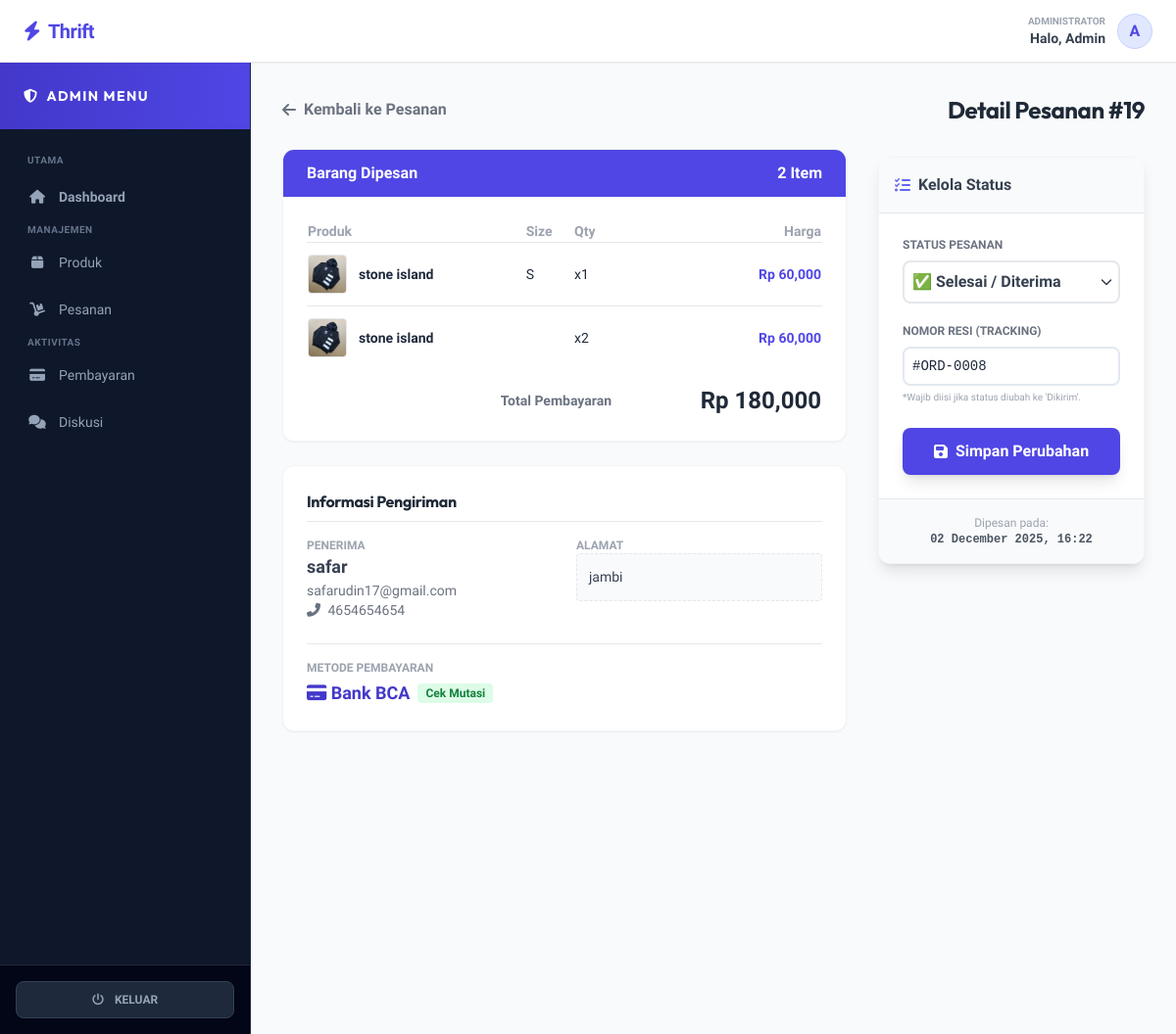
/admin/order-detail?id=19 (signed in), run on the app's committed database.
### tables this page shows
CREATE TABLE `orders` (
  `id` int(11) NOT NULL,
  `user_id` int(11) NOT NULL,
  `total_price` decimal(10,2) NOT NULL,
  `status` enum('pending','waiting_confirmation','packed','sent','completed','cancelled') DEFAULT 'pending',
  `shipping_address` text DEFAULT NULL,
  `tracking_number` varchar(100) DEFAULT NULL,
  `created_at` timestamp NOT NULL DEFAULT current_timestamp(),
  `payment_method` varchar(50) DEFAULT 'Transfer Bank'
);

CREATE TABLE `order_items` (
  `id` int(11) NOT NULL,
  `order_id` int(11) NOT NULL,
  `product_id` int(11) NOT NULL,
  `qty` int(11) NOT NULL,
  `price` decimal(10,2) NOT NULL,
  `size` varchar(20) DEFAULT NULL
);

CREATE TABLE `products` (
  `id` int(11) NOT NULL,
  `name` varchar(255) NOT NULL,
  `description` text DEFAULT NULL,
  `price` decimal(10,2) NOT NULL,
  `category` varchar(50) DEFAULT NULL,
  `size` varchar(10) DEFAULT NULL,
  `stock` int(11) DEFAULT 1,
  `image` varchar(255) DEFAULT NULL,
  `created_at` timestamp NOT NULL DEFAULT current_timestamp(),
  `discount_price` decimal(10,2) DEFAULT 0.00
);

CREATE TABLE `users` (
  `id` int(11) NOT NULL,
  `name` varchar(100) NOT NULL,
  `email` varchar(100) NOT NULL,
  `password` varchar(255) NOT NULL,
  `role` enum('admin','user') DEFAULT 'user',
  `created_at` timestamp NOT NULL DEFAULT current_timestamp(),
  `phone` varchar(20) DEFAULT NULL,
  `address` text DEFAULT NULL
);

### app/Controllers/AdminController.php (called while the page is built, shortened)
<?php
class AdminController {
    public function orderDetail() {
        $id = $_GET['id'];
        $db = (new Database())->getConnection();
        $stmtOrder = $db->prepare("SELECT orders.*, users.name, users.email, users.phone, users.address FROM orders JOIN users ON orders.user_id = users.id WHERE orders.id = ?");
        $stmtOrder->execute([$id]);
        $order = $stmtOrder->fetch(PDO::FETCH_ASSOC);
        $stmtItems = $db->prepare("SELECT order_items.qty, order_items.price, order_items.size, products.name, products.image FROM order_items JOIN products ON order_items.product_id = products.id WHERE order_items.order_id = ?");
        $stmtItems->execute([$id]);
        $items = $stmtItems->fetchAll(PDO::FETCH_ASSOC);
        require_once ROOT_PATH . '/views/admin/order_detail.php';
    }
}
?>

### public/index.php (called while the page is built, shortened)
<?php
require_once ROOT_PATH . '/app/Controllers/AdminController.php';
$router = new Router();
$router->add('/', 'HomeController', 'index');
$router->add('/product', 'ProductController', 'detail');
$router->add('/login', 'AuthController', 'login');
$router->add('/register', 'AuthController', 'register');
$router->add('/logout', 'AuthController', 'logout');
$router->add('/account', 'AuthController', 'account');
$router->add('/orders', 'AuthController', 'orders');
$router->add('/profile/edit', 'AuthController', 'editProfile');
$router->add('/profile/update', 'AuthController', 'updateProfile');
$router->add('/cart', 'CartController', 'index');
$router->add('/cart/add', 'CartController', 'add');
$router->add('/cart/remove', 'CartController', 'remove');
$router->add('/cart/clear', 'CartController', 'clear');
$router->add('/cart/buy-now', 'CartController', 'buyNow');
$router->add('/checkout', 'CartController', 'checkout');
$router->add('/checkout/process', 'CartController', 'processCheckout');
$router->add('/payment', 'CartController', 'payment');
$router->add('/order/confirm-payment', 'CartController', 'confirmPayment');
$router->add('/wishlist', 'WishlistController', 'index');
$router->add('/wishlist/toggle', 'WishlistController', 'toggle');
$router->add('/discussion/send', 'DiscussionController', 'send');
$router->add('/review/submit', 'ReviewController', 'submit');
$router->add('/admin', 'AdminController', 'index');
$router->add('/admin/products', 'AdminController', 'products');
$router->add('/admin/create', 'AdminController', 'create');
$router->add('/admin/store', 'AdminController', 'store');
$router->add('/admin/edit', 'AdminController', 'edit');
$router->add('/admin/update', 'AdminController', 'update');
$router->add('/admin/delete', 'AdminController', 'delete');
$router->add('/admin/orders', 'AdminController', 'orders');
$router->add('/admin/order-detail', 'AdminController', 'orderDetail');
$router->add('/admin/order-update', 'AdminController', 'updateOrder');
$router->add('/admin/delete-order', 'AdminController', 'deleteOrder');
$router->add('/admin/order/accept', 'AdminController', 'acceptPayment');
$router->add('/admin/payments', 'AdminController', 'payments');
$router->add('/admin/payments/create', 'AdminController', 'createPayment');
$router->add('/admin/payments/store', 'AdminController', 'storePayment');
$router->add('/admin/payments/edit', 'AdminController', 'editPayment');
$router->add('/admin/payments/update', 'AdminController', 'updatePayment');
$router->add('/admin/payments/delete', 'AdminController', 'deletePayment');
$router->add('/admin/discussions', 'AdminController', 'discussions');
$router->add('/admin/reply', 'AdminController', 'replyChat');
$router->dispatch($_SERVER['REQUEST_URI']);
?>

### views/admin/order_detail.php (the view, shortened to what this page needs)
<?php include ROOT_PATH . '/views/layouts/header.php'; ?>
<div class="flex h-screen pt-16 bg-gray-50 overflow-hidden">
    <?php include ROOT_PATH . '/views/layouts/admin_sidebar.php'; ?>
    <div class="flex-1 flex flex-col lg:ml-64 h-full relative w-full overflow-y-auto custom-scroll">
        <main class="flex-1 p-8 fade-in pb-24">
            <div class="mb-6 flex justify-between items-center">
                <a href="/admin/orders" class="text-gray-500 hover:text-indigo-600 font-bold flex items-center gap-2 transition">
                    <i class="fas fa-arrow-left"></i> Kembali ke Pesanan
                </a>
                <h1 class="text-2xl font-bold text-gray-800">Detail Pesanan #<?= $order['id'] ?></h1>
            </div>
            <div class="grid grid-cols-1 lg:grid-cols-3 gap-8">
                <div class="lg:col-span-2 space-y-6">
                    <div class="bg-white rounded-xl shadow-sm border border-gray-100 overflow-hidden">
                        <div class="bg-indigo-600 px-6 py-3 text-white font-bold flex justify-between">
                            <span>Barang Dipesan</span>
                            <span><?= count($items) ?> Item</span>
                        </div>
                        <div class="p-6">
                            <table class="w-full text-sm text-left">
                                <thead class="text-gray-400 border-b"><tr><th>Produk</th><th>Size</th><th>Qty</th><th class="text-right">Harga</th></tr></thead>
                                <tbody class="divide-y">
                                    <?php foreach($items as $item): ?>
                                    <tr>
                                        <td class="py-3 font-bold flex items-center gap-3">
                                            <img src="<?= $item['image'] ?>" class="w-10 h-10 rounded border object-cover">
                                            <?= $item['name'] ?>
                                        </td>
                                        <td><?= $item['size'] ?></td>
                                        <td>x<?= $item['qty'] ?></td>
                                        <td class="text-right text-indigo-600 font-bold">Rp <?= number_format($item['price']) ?></td>
                                    </tr>
                                    <?php endforeach; ?>
                                </tbody>
                                <tfoot>
                                    <tr>
                                        <td colspan="3" class="pt-4 text-right font-bold text-gray-500">Total Pembayaran</td>
                                        <td class="pt-4 text-right font-bold text-2xl text-gray-800">Rp <?= number_format($order['total_price']) ?></td>
                                    </tr>
                                </tfoot>
                            </table>
                        </div>
                    </div>
                    <div class="bg-white rounded-xl shadow-sm border border-gray-100 p-6">
                        <h3 class="font-bold text-gray-800 mb-4 border-b pb-2">Informasi Pengiriman</h3>
                        <div class="grid grid-cols-2 gap-6">
                            <div>
                                <p class="text-xs text-gray-400 font-bold uppercase">Penerima</p>
                                <p class="font-bold text-lg text-gray-700"><?= $order['name'] ?></p>
                                <p class="text-sm text-gray-500"><?= $order['email'] ?></p>
                                <p class="text-sm text-gray-500"><i class="fas fa-phone-alt mr-1"></i> <?= $order['phone'] ?? '-' ?></p>
                            </div>
                            <div>
                                <p class="text-xs text-gray-400 font-bold uppercase">Alamat</p>
                                <div class="text-sm bg-gray-50 p-3 rounded border border-dashed text-gray-700 leading-relaxed">
                                    <?= $order['address'] ?? '<span class="text-red-500 italic">Alamat kosong</span>' ?>
                                </div>
                            </div>
                        </div>
                        <div class="mt-6 border-t pt-4">
                            <p class="text-xs text-gray-400 uppercase font-bold mb-1">Metode Pembayaran</p>
                            <div class="flex flex-col md:flex-row justify-between items-center gap-4">
                                <div class="flex items-center gap-2">
                                    <span class="font-bold text-indigo-700 text-lg"><i class="fas fa-credit-card"></i> <?= $order['payment_method'] ?></span>
                                    <?php if($order['payment_method'] == 'COD'): ?>
                                        <span class="bg-orange-100 text-orange-700 px-2 py-0.5 rounded text-xs font-bold">Wajib Tagih</span>
                                    <?php else: ?>
                                        <span class="bg-green-100 text-green-700 px-2 py-0.5 rounded text-xs font-bold">Cek Mutasi</span>
                                    <?php endif; ?>
                                </div>
                            </div>
                        </div>
                    </div>
                </div>
                <div class="lg:col-span-1">
                    <div class="bg-white rounded-xl shadow-lg border border-gray-100 sticky top-24">
                        <div class="p-4 bg-gray-50 border-b rounded-t-xl font-bold text-gray-700 flex items-center gap-2">
                            <i class="fas fa-tasks text-indigo-500"></i> Kelola Status
                        </div>
                        <form id="orderForm" action="/admin/order-update" method="POST" class="p-6" onsubmit="return validateOrder(event)">
                            <div class="mb-5">
                                <label class="block text-xs font-bold text-gray-500 uppercase mb-2">Status Pesanan</label>
                                <div class="relative">
                                    <select name="status" id="statusSelect" class="w-full border-2 border-gray-200 p-2 rounded-lg focus:outline-none focus:border-indigo-600 font-bold text-gray-700 bg-white appearance-none cursor-pointer">
                                        <option value="completed" <?= $order['status']=='completed'?'selected':'' ?>>✅ Selesai / Diterima</option>
                                    </select>
                                    <div class="pointer-events-none absolute inset-y-0 right-0 flex items-center px-2 text-gray-700"><i class="fas fa-chevron-down text-xs"></i></div>
                                </div>
                            </div>
                            <div class="mb-6">
                                <label class="block text-xs font-bold text-gray-500 uppercase mb-2">Nomor Resi (Tracking)</label>
                                <input type="text" name="resi" id="resiInput" value="<?= $order['tracking_number'] ?? '' ?>"
                                       class="w-full border-2 border-gray-200 p-2 rounded-lg focus:outline-none focus:border-indigo-600 font-mono text-sm"
                                       placeholder="Contoh: JP-12345678">
                                <p class="text-gray-400 text-[10px] mt-1">*Wajib diisi jika status diubah ke 'Dikirim'.</p>
                            </div>
                            <button type="submit" class="w-full bg-indigo-600 text-white font-bold py-3 rounded-lg hover:bg-indigo-700 transition shadow-lg flex justify-center items-center gap-2">
                                <i class="fas fa-save"></i> Simpan Perubahan
                            </button>
                        </form>
                        <div class="bg-gray-50 p-4 text-center text-xs text-gray-400 border-t rounded-b-xl">
                            Dipesan pada: <br>
                            <span class="font-mono font-bold text-gray-600"><?= date('d F Y, H:i', strtotime($order['created_at'])) ?></span>
                        </div>
                    </div>
                </div>
            </div>
        </main>
        <?php include ROOT_PATH . '/views/layouts/footer.php'; ?>

### public/css/style.css (style rules this page uses)
:root { --primary: #4f46e5; --primary-dark: #3730a3; --accent: #f43f5e; --dark: #0f172a; --light: #f8fafc; }
body { font-family: 'Urbanist', sans-serif; background-color: #f8fafc; color: #1e293b; -webkit-font-smoothing: antialiased; overflow-x: hidden; }
h1, h2, h3, h4, h5, h6, .brand-font { font-family: 'Outfit', sans-serif; letter-spacing: -0.02em; }
button, .btn { transition: all 0.2s ease; position: relative; overflow: hidden; }
.fade-in { animation: fadeInUp 0.6s ease-out forwards; opacity: 0; transform: translateY(20px); }
input[type="text"], input[type="email"], input[type="password"], input[type="number"], select, textarea { transition: all 0.3s ease; border: 2px solid #e2e8f0; background-color: #fff; }

### data on the page
orders: id "19", total_price "180,000", user.name "safar", user.email "safarudin17@gmail.com", user.phone "4654654654", user.address "jambi", payment_method "Bank BCA", status "✅ Selesai / Diterima", resi "#ORD-0008", created_at "02 December 2025, 16:22"
order_items: product.image (picture), product.name "stone island", size "S", qty "1", price "60,000"
order_items: product.image (picture), product.name "stone island", qty "2", price "60,000"

### other printed values
explode(' ', $_SESSION['name'] ?? 'Admin')[0] "Admin"
count($items) "2"
